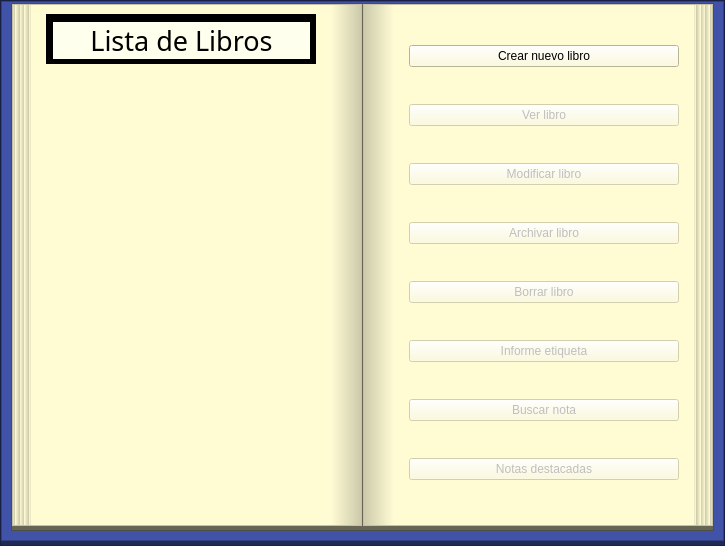
<?xml version="1.0" encoding="UTF-8"?>
<ui version="4.0">
 <class>Form</class>
 <widget class="QWidget" name="Form">
  <property name="geometry">
   <rect>
    <x>0</x>
    <y>0</y>
    <width>725</width>
    <height>546</height>
   </rect>
  </property>
  <property name="windowTitle">
   <string>Form</string>
  </property>
  <layout class="QVBoxLayout" name="verticalLayout">
   <property name="spacing">
    <number>0</number>
   </property>
   <property name="leftMargin">
    <number>0</number>
   </property>
   <property name="topMargin">
    <number>0</number>
   </property>
   <property name="rightMargin">
    <number>0</number>
   </property>
   <property name="bottomMargin">
    <number>0</number>
   </property>
   <item>
    <widget class="QFrame" name="frame">
     <property name="styleSheet">
      <string notr="true">background-color: rgb(32, 42, 84);</string>
     </property>
     <property name="frameShape">
      <enum>QFrame::StyledPanel</enum>
     </property>
     <property name="frameShadow">
      <enum>QFrame::Raised</enum>
     </property>
     <layout class="QVBoxLayout" name="verticalLayout_5">
      <property name="spacing">
       <number>0</number>
      </property>
      <property name="leftMargin">
       <number>0</number>
      </property>
      <property name="topMargin">
       <number>0</number>
      </property>
      <property name="rightMargin">
       <number>0</number>
      </property>
      <property name="bottomMargin">
       <number>4</number>
      </property>
      <item>
       <widget class="QFrame" name="frame_2">
        <property name="styleSheet">
         <string notr="true">background-color: rgb(64, 83, 168);</string>
        </property>
        <property name="frameShape">
         <enum>QFrame::StyledPanel</enum>
        </property>
        <property name="frameShadow">
         <enum>QFrame::Raised</enum>
        </property>
        <layout class="QVBoxLayout" name="verticalLayout_2">
         <property name="spacing">
          <number>2</number>
         </property>
         <property name="sizeConstraint">
          <enum>QLayout::SetNoConstraint</enum>
         </property>
         <property name="topMargin">
          <number>1</number>
         </property>
         <item>
          <widget class="QFrame" name="frame_16">
           <property name="styleSheet">
            <string notr="true">background-color: rgb(102, 101, 86);</string>
           </property>
           <property name="frameShape">
            <enum>QFrame::StyledPanel</enum>
           </property>
           <property name="frameShadow">
            <enum>QFrame::Plain</enum>
           </property>
           <layout class="QHBoxLayout" name="horizontalLayout_4">
            <property name="spacing">
             <number>1</number>
            </property>
            <property name="leftMargin">
             <number>0</number>
            </property>
            <property name="topMargin">
             <number>0</number>
            </property>
            <property name="rightMargin">
             <number>0</number>
            </property>
            <property name="bottomMargin">
             <number>4</number>
            </property>
            <item>
             <widget class="QFrame" name="frame_3">
              <property name="styleSheet">
               <string notr="true">background-color: rgb(255, 252, 212);</string>
              </property>
              <property name="frameShape">
               <enum>QFrame::StyledPanel</enum>
              </property>
              <property name="frameShadow">
               <enum>QFrame::Raised</enum>
              </property>
              <layout class="QHBoxLayout" name="horizontalLayout_3">
               <property name="leftMargin">
                <number>0</number>
               </property>
               <property name="topMargin">
                <number>0</number>
               </property>
               <property name="rightMargin">
                <number>0</number>
               </property>
               <property name="bottomMargin">
                <number>0</number>
               </property>
               <item>
                <widget class="QFrame" name="frame_11">
                 <property name="minimumSize">
                  <size>
                   <width>0</width>
                   <height>0</height>
                  </size>
                 </property>
                 <property name="styleSheet">
                  <string notr="true">background-color: qlineargradient(spread:repeat, x1:0.373051, y1:0.409, x2:0.624, y2:0.409, stop:0 rgba(255, 252, 212, 255), stop:1 rgba(204, 202, 171, 255));</string>
                 </property>
                 <property name="frameShape">
                  <enum>QFrame::NoFrame</enum>
                 </property>
                 <property name="frameShadow">
                  <enum>QFrame::Raised</enum>
                 </property>
                 <layout class="QVBoxLayout" name="verticalLayout_18"/>
                </widget>
               </item>
               <item>
                <widget class="QFrame" name="frame_5">
                 <property name="styleSheet">
                  <string notr="true">background-color: rgb(255, 252, 212);
</string>
                 </property>
                 <property name="frameShape">
                  <enum>QFrame::NoFrame</enum>
                 </property>
                 <property name="frameShadow">
                  <enum>QFrame::Raised</enum>
                 </property>
                 <layout class="QVBoxLayout" name="verticalLayout_9">
                  <item>
                   <widget class="QFrame" name="frame_7">
                    <property name="minimumSize">
                     <size>
                      <width>0</width>
                      <height>40</height>
                     </size>
                    </property>
                    <property name="styleSheet">
                     <string notr="true">background-color: rgb(0, 0, 0);</string>
                    </property>
                    <property name="frameShape">
                     <enum>QFrame::StyledPanel</enum>
                    </property>
                    <property name="frameShadow">
                     <enum>QFrame::Raised</enum>
                    </property>
                    <layout class="QVBoxLayout" name="verticalLayout_10">
                     <property name="spacing">
                      <number>5</number>
                     </property>
                     <property name="leftMargin">
                      <number>6</number>
                     </property>
                     <property name="topMargin">
                      <number>7</number>
                     </property>
                     <property name="rightMargin">
                      <number>5</number>
                     </property>
                     <property name="bottomMargin">
                      <number>4</number>
                     </property>
                     <item>
                      <widget class="QLabel" name="labelLibros_2">
                       <property name="font">
                        <font>
                         <family>Lucida Handwriting</family>
                         <pointsize>20</pointsize>
                         <weight>50</weight>
                         <italic>false</italic>
                         <bold>false</bold>
                        </font>
                       </property>
                       <property name="styleSheet">
                        <string notr="true">font: 20pt &quot;Lucida Handwriting&quot;;
background-color: rgb(254, 255, 237);</string>
                       </property>
                       <property name="text">
                        <string>Lista de Libros</string>
                       </property>
                       <property name="alignment">
                        <set>Qt::AlignCenter</set>
                       </property>
                      </widget>
                     </item>
                    </layout>
                   </widget>
                  </item>
                  <item>
                   <widget class="QListView" name="listViewLibros_2">
                    <property name="styleSheet">
                     <string notr="true">font: 16pt &quot;Lucida Handwriting&quot;;</string>
                    </property>
                    <property name="frameShape">
                     <enum>QFrame::NoFrame</enum>
                    </property>
                    <property name="frameShadow">
                     <enum>QFrame::Sunken</enum>
                    </property>
                    <property name="lineWidth">
                     <number>1</number>
                    </property>
                    <property name="viewMode">
                     <enum>QListView::IconMode</enum>
                    </property>
                    <property name="itemAlignment">
                     <set>Qt::AlignCenter</set>
                    </property>
                   </widget>
                  </item>
                 </layout>
                </widget>
               </item>
               <item>
                <widget class="QFrame" name="frame_15">
                 <property name="minimumSize">
                  <size>
                   <width>30</width>
                   <height>0</height>
                  </size>
                 </property>
                 <property name="styleSheet">
                  <string notr="true">background-color: qlineargradient(spread:pad, x1:0, y1:1, x2:1, y2:1, stop:0 rgba(255, 252, 212, 255), stop:1 rgba(204, 202, 171, 255));</string>
                 </property>
                 <property name="frameShape">
                  <enum>QFrame::NoFrame</enum>
                 </property>
                 <property name="frameShadow">
                  <enum>QFrame::Raised</enum>
                 </property>
                </widget>
               </item>
              </layout>
             </widget>
            </item>
            <item>
             <widget class="QFrame" name="frame_4">
              <property name="minimumSize">
               <size>
                <width>0</width>
                <height>0</height>
               </size>
              </property>
              <property name="styleSheet">
               <string notr="true">background-color: rgb(255, 252, 212);</string>
              </property>
              <property name="frameShape">
               <enum>QFrame::StyledPanel</enum>
              </property>
              <property name="frameShadow">
               <enum>QFrame::Raised</enum>
              </property>
              <property name="lineWidth">
               <number>0</number>
              </property>
              <layout class="QHBoxLayout" name="horizontalLayout_2">
               <property name="leftMargin">
                <number>0</number>
               </property>
               <property name="topMargin">
                <number>0</number>
               </property>
               <property name="rightMargin">
                <number>0</number>
               </property>
               <property name="bottomMargin">
                <number>0</number>
               </property>
               <item>
                <widget class="QFrame" name="frame_12">
                 <property name="sizePolicy">
                  <sizepolicy hsizetype="MinimumExpanding" vsizetype="Preferred">
                   <horstretch>0</horstretch>
                   <verstretch>0</verstretch>
                  </sizepolicy>
                 </property>
                 <property name="minimumSize">
                  <size>
                   <width>30</width>
                   <height>0</height>
                  </size>
                 </property>
                 <property name="maximumSize">
                  <size>
                   <width>0</width>
                   <height>16777215</height>
                  </size>
                 </property>
                 <property name="styleSheet">
                  <string notr="true">background-color: qlineargradient(spread:pad, x1:0, y1:1, x2:1, y2:1, stop:0 rgba(204, 202, 171, 255), stop:1 rgba(255, 252, 212, 255));</string>
                 </property>
                 <property name="frameShape">
                  <enum>QFrame::NoFrame</enum>
                 </property>
                 <property name="frameShadow">
                  <enum>QFrame::Raised</enum>
                 </property>
                </widget>
               </item>
               <item>
                <widget class="QFrame" name="frame_9">
                 <property name="sizePolicy">
                  <sizepolicy hsizetype="Expanding" vsizetype="Expanding">
                   <horstretch>0</horstretch>
                   <verstretch>0</verstretch>
                  </sizepolicy>
                 </property>
                 <property name="minimumSize">
                  <size>
                   <width>189</width>
                   <height>0</height>
                  </size>
                 </property>
                 <property name="styleSheet">
                  <string notr="true">background-color: rgb(255, 252, 212);</string>
                 </property>
                 <property name="frameShape">
                  <enum>QFrame::NoFrame</enum>
                 </property>
                 <property name="frameShadow">
                  <enum>QFrame::Raised</enum>
                 </property>
                 <layout class="QVBoxLayout" name="verticalLayout_11">
                  <item>
                   <widget class="QPushButton" name="pushButtonCrear_Libro_2">
                    <property name="text">
                     <string>Crear nuevo libro</string>
                    </property>
                   </widget>
                  </item>
                  <item>
                   <widget class="QPushButton" name="pushButton_Ver_Libro_2">
                    <property name="enabled">
                     <bool>false</bool>
                    </property>
                    <property name="text">
                     <string>Ver libro</string>
                    </property>
                   </widget>
                  </item>
                  <item>
                   <widget class="QPushButton" name="pushButton_Modificar_Libro_2">
                    <property name="enabled">
                     <bool>false</bool>
                    </property>
                    <property name="text">
                     <string>Modificar libro</string>
                    </property>
                   </widget>
                  </item>
                  <item>
                   <widget class="QPushButton" name="pushButton_Archivar_Libro_2">
                    <property name="enabled">
                     <bool>false</bool>
                    </property>
                    <property name="text">
                     <string>Archivar libro</string>
                    </property>
                   </widget>
                  </item>
                  <item>
                   <widget class="QPushButton" name="pushButton_Borrar_Libro_2">
                    <property name="enabled">
                     <bool>false</bool>
                    </property>
                    <property name="text">
                     <string>Borrar libro</string>
                    </property>
                   </widget>
                  </item>
                  <item>
                   <widget class="QPushButton" name="pushButton_Informe_Etiqueta_2">
                    <property name="enabled">
                     <bool>false</bool>
                    </property>
                    <property name="text">
                     <string>Informe etiqueta</string>
                    </property>
                   </widget>
                  </item>
                  <item>
                   <widget class="QPushButton" name="pushButton_Buscar_Nota_2">
                    <property name="enabled">
                     <bool>false</bool>
                    </property>
                    <property name="text">
                     <string>Buscar nota</string>
                    </property>
                   </widget>
                  </item>
                  <item>
                   <widget class="QPushButton" name="pushButton_Notas_Destacadas_2">
                    <property name="enabled">
                     <bool>false</bool>
                    </property>
                    <property name="text">
                     <string>Notas destacadas</string>
                    </property>
                   </widget>
                  </item>
                 </layout>
                </widget>
               </item>
               <item>
                <widget class="QFrame" name="frame_10">
                 <property name="minimumSize">
                  <size>
                   <width>0</width>
                   <height>0</height>
                  </size>
                 </property>
                 <property name="styleSheet">
                  <string notr="true">background-color: rgb(255, 252, 212);
background-color: qlineargradient(spread:repeat, x1:0.373051, y1:0.409, x2:0.624, y2:0.409, stop:0 rgba(204, 202, 171, 255), stop:1 rgba(255, 252, 212, 255));</string>
                 </property>
                 <property name="frameShape">
                  <enum>QFrame::NoFrame</enum>
                 </property>
                 <property name="frameShadow">
                  <enum>QFrame::Raised</enum>
                 </property>
                 <layout class="QVBoxLayout" name="verticalLayout_3"/>
                </widget>
               </item>
              </layout>
             </widget>
            </item>
           </layout>
          </widget>
         </item>
        </layout>
       </widget>
      </item>
     </layout>
    </widget>
   </item>
  </layout>
 </widget>
 <resources/>
 <connections/>
</ui>
